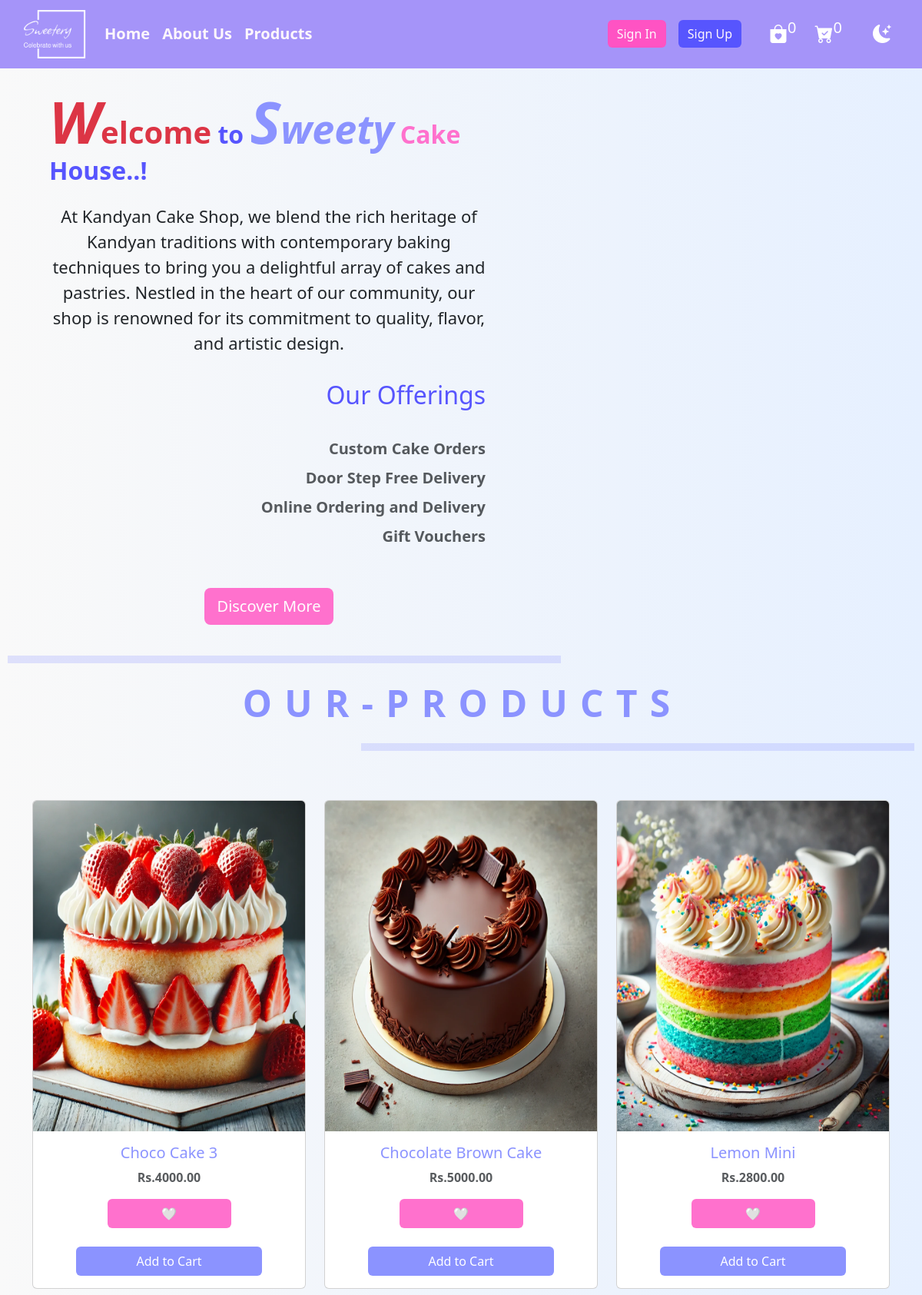
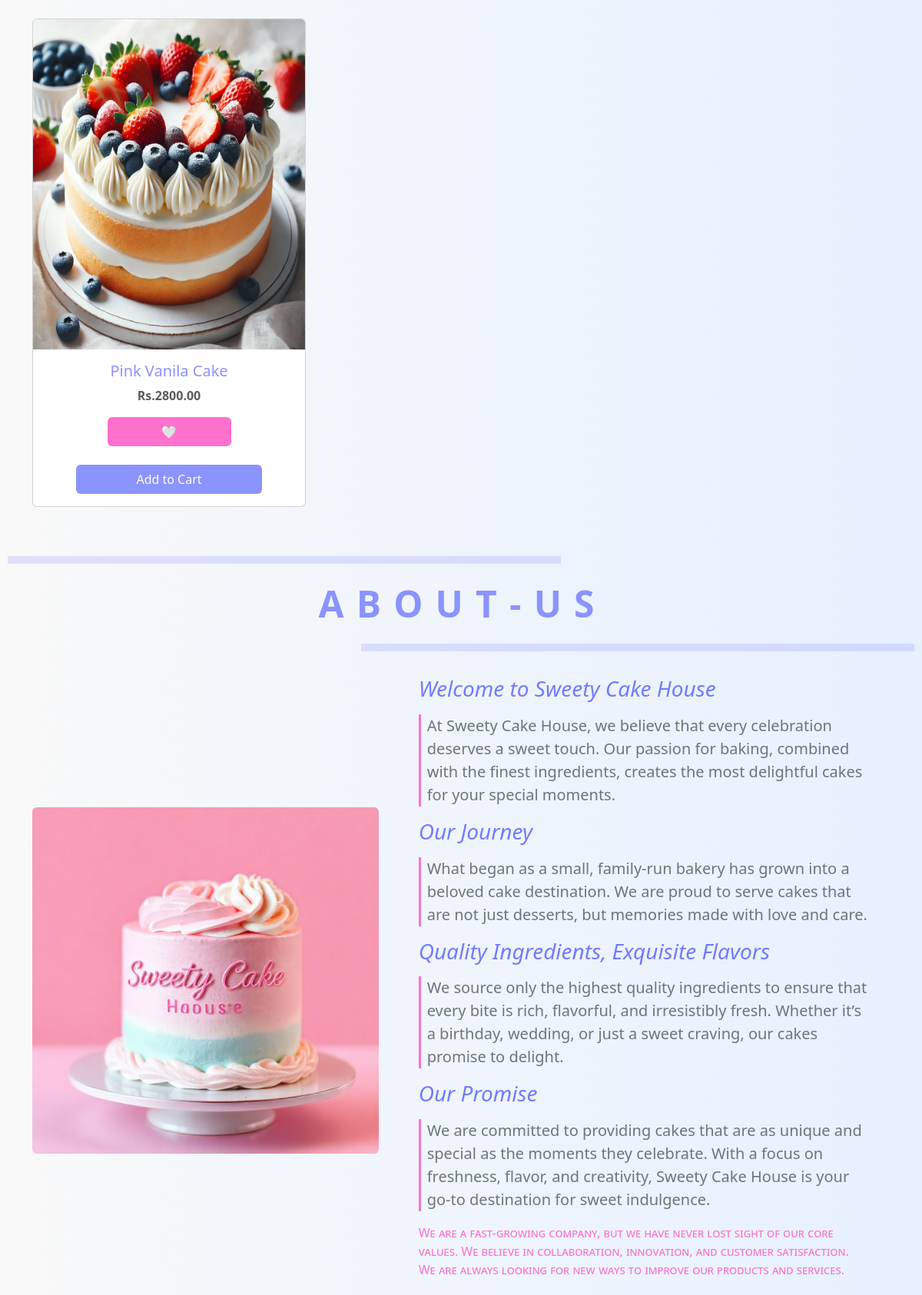
The page / (upper part) on the database its author committed (2 pictures, top to bottom).
### tables this page shows
CREATE TABLE `products` (
  `category_id` int DEFAULT NULL,
  `details` varchar(200) NOT NULL DEFAULT 'Sweet cake for celebrate your moments',
  `id` int NOT NULL AUTO_INCREMENT,
  `image` varchar(200) NOT NULL,
  `name` varchar(200) NOT NULL,
  `price` int NOT NULL,
  PRIMARY KEY (`id`) USING BTREE
);

### index.php (the view, shortened to what this page needs)
<?php
@include '../includes/db.php';
?>
<!doctype html>
 <html lang="en" class="data-bs-theme">
  <head>
    <link rel="stylesheet" href="./css/nav.css">
    <link rel="stylesheet" href="./css/darkmode.css">
    <link rel="stylesheet" href="./css/index.css">
    <link rel="stylesheet" href="./css/footer.css">
    <link rel="stylesheet" href="./css/navigation.css">
    <link href="https://cdn.jsdelivr.net/npm/bootstrap@5.3.3/dist/css/bootstrap.min.css" rel="stylesheet">
    <link rel="stylesheet" href="https://cdn.jsdelivr.net/npm/bootstrap-icons@1.11.3/font/bootstrap-icons.min.css">
    <link rel="stylesheet" href="https://cdnjs.cloudflare.com/ajax/libs/font-awesome/5.15.4/css/all.min.css">
</head>
<body>
    <nav class="navbar navbar-expand-lg" id="nav">
      <div class="main-con container-fluid">
        <span class="navbar-brand d-flex gap-2 text-white">
        <img src="./assest/img/logo-w.png" alt="" class="img-fluid" width="100px" height="20px">
        </span>
        <div class="list collapse navbar-collapse justify-content-between" id="navbarText">
          <ul class="navbar-nav me-auto mb-2 mb-lg-0">
            <li class="nav-item">
              <a class="nav-link menu_item" href="#nav">Home</a>
            </li>
            <li class="nav-item">
              <a class="nav-link menu_item" href="#aboutus">About Us</a>
            </li>
            <li class="nav-item">
              <a class="nav-link menu_item" href="#products">Products</a>
            </li>
          </ul>
          <div class="btn_section">
            <ul class="navbar-nav me-auto mb-2 mb-lg-0">
              <li class="nav-item">
                <a class="nav-link active b_login_a" aria-current="page" href="#login"><button class="btn b_signin b_login btn-md border border-0">Sign In</button></a>
              </li>
              <li class="nav-item">
                <a class="nav-link" href="#register"><button class="btn b_signup b_register btn-md border border-0">Sign Up</button></a>
              </li>
            </ul>
          </div>
          <div class="d-flex ms-3 cart_and_wishlist">
           <a href="#login"> <button class="btn border-0 text-center wish_btn b_loginfirts" href="#login">
              <i class="bi bi-bag-heart-fill text-white fs-4"></i><sup class="fs-5 text-white">0</sup>
            </button>
          </a>
           <a href="#login"><button class="btn border-0 text-center cart_btn b_loginfirts">
            <i class="bi bi-cart-check-fill text-white fs-4"></i><sup class="fs-5 text-white">0</sup>
          </button>
        </a>
          </div>
          <div onclick="activeDarkMode()" class="d_mode">
            <button
              class="btn btn-outline-primary mx-3 text-center"
              id="switch-mode">
              <i class="bi bi-moon-stars-fill text-white fs-4"></i>
            </button>
          </div>
        </div>
      </div>
    </nav>
  <section id="content" class="">
    <div class="welcome_section container-fluid text-center">
      <div class="row text-center">
      <div class="satatements col-12 col col col-lg-7 px-5 py-2 text-center align-items-center justify-content-center">
        <h2 class="m-2 p-2 fw-bold shopname"><span class="fs-1 greeting"><span class="title_l1">W</span>elcome</span> to <span class="title_w1"><span class="title_l1">S</span>weety</span> <span class="title_w2">Cake</span> <span class="title_w3">House</span>..!</h2>
        <p class="my-2 p-2 discription">
          At Kandyan Cake Shop, we blend the rich heritage of Kandyan traditions with contemporary baking techniques to bring you a delightful array of cakes and pastries. Nestled in the heart of our community, our shop is renowned for its commitment to quality, flavor, and artistic design.
        </p>
        <h3 class="m-1 p-3 fs-2">Our Offerings</h3>
        <div class="offerings">
        <ul class="m-2 p-2 fs-5">
          <li class="p-1">Custom Cake Orders</li>
          <li class="p-1">Door Step Free Delivery</li>
          <li class="p-1">Online Ordering and Delivery</li>
          <li class="p-1">Gift Vouchers</li>
        </ul>
        </div>
        <div class="show_btn p-3 mt-4">
          <a href="#login"><button class="btn btn-lg text-white b_login">Discover More</button></a>
        </div>
      </div>
      <div class="image col col-sm col-md col-lg-5 text-center align-items-start d-flex blur_load">
      </div>
    </div>
    </div>
  </section>
  <section id="products" class="products">
      <div class="topic_product">
        <hr width="60%" class="top_hr">
        <span class="key">O</span>
        <span class="key">U</span>
        <span class="key">R</span>
        <span class="key">-</span>
        <span class="key">P</span>
        <span class="key">R</span>
        <span class="key">O</span>
        <span class="key">D</span>
        <span class="key">U</span>
        <span class="key">C</span>
        <span class="key">T</span>
        <span class="key">S</span>
        <hr width="60%" class="down_hr">
      </div>
 <div class="container my-5">
    <div class="row">
        <?php
$select_products = mysqli_query($conn, "SELECT * FROM `products` LIMIT 9") or die('query failed');
if (mysqli_num_rows($select_products) > 0) {
    while ($fetch_products = mysqli_fetch_assoc($select_products)) {
?>
<div class="col-md-4">
    <div class="card my-3">
            <img src="uploaded_img/<?php echo $fetch_products['image']; ?>" class="card-img-top" alt="Product Image">
            <div class="card-body text-center">
            <h5 class="card-title"><?php echo $fetch_products['name']; ?></h5>
            <p class="card-text text-muted"><strong>Rs.<?php echo $fetch_products['price']; ?>.00</strong></p>
            <a href="#login" class="btn btn_wish b_loginfirts w-50">&#129293;</a> <br><br>
            <a href="#login" class="btn btn_cart b_loginfirts w-75">Add to Cart</a>
        </div>
    </div>
</div>
<?php
    }
} else {
    echo '<div class="container noproducts_msg py-2 my-2">
    <p class="text-center text-muted m-3 fs-5">No products added yet!</p>
    </div>';
}
?>
      </div>
  </div>
</section>
 <section id="aboutus" class="about_us">
  <div class="topic_aboutus">
    <hr width="60%" class="top_hr">
    <span class="key">A</span>
    <span class="key">B</span>
    <span class="key">O</span>
    <span class="key">U</span>
    <span class="key">T</span>
    <span class="key">-</span>
    <span class="key">U</span>
    <span class="key">S</span>
    <hr width="60%" class="down_hr">
  </div>
  <div class="container about_content py-3">
    <div class="row gy-3 gy-md-4 gy-lg-0 align-items-lg-center">
      <div class="col-12 col-lg-6 col-xl-5">
        <img class="img-fluid rounded" loading="lazy" src="./assest/img/about_cake.png" alt="About 1">
      </div>
      <div class="col-12 col-lg-6 col-xl-7">
        <div class="row justify-content-xl-center">
          <div class="col-12 col-xl-11">
            <h3 class="mb-3">Welcome to Sweety Cake House</h3>
            <p class="lead topic_msg fs-5 text-secondary mb-3 ps-2">At Sweety Cake House, we believe that every celebration deserves a sweet touch. Our passion for baking, combined with the finest ingredients, creates the most delightful cakes for your special moments.</p>
            <h3 class="mb-3">Our Journey</h3>
            <p class="lead topic_msg fs-5 text-secondary mb-3 ps-2">What began as a small, family-run bakery has grown into a beloved cake destination. We are proud to serve cakes that are not just desserts, but memories made with love and care.</p>
            <h3 class="mb-3">Quality Ingredients, Exquisite Flavors</h3>
            <p class="lead topic_msg fs-5 text-secondary mb-3 ps-2">We source only the highest quality ingredients to ensure that every bite is rich, flavorful, and irresistibly fresh. Whether it’s a birthday, wedding, or just a sweet craving, our cakes promise to delight.</p>
            <h3 class="mb-3">Our Promise</h3>
            <p class="lead topic_msg fs-5 text-secondary mb-3 ps-2">We are committed to providing cakes that are as unique and special as the moments they celebrate. With a focus on freshness, flavor, and creativity, Sweety Cake House is your go-to destination for sweet indulgence.</p>
            <p class="mb-2 cover_msg">We are a fast-growing company, but we have never lost sight of our core values. We believe in collaboration, innovation, and customer satisfaction. We are always looking for new ways to improve our products and services.</p>
          </div>
        </div>
      </div>
    </div>
  </div>
 </section>
  </body>
</html>

### css/nav.css (style rules this page uses)
nav { background-color: #A594F9; }
nav .list ul .menu_item { font-weight: bold; font-size: 20px; color: #FFF7FC !important; position: relative; }
nav .list ul .menu_item::after { position: absolute; content: ""; background-color: #ff93d8; bottom: 0; left: 0; width: 0%; height: 5%; transition: width 0.3s ease-in; }
nav .btn_section .b_signin { color: #FFF7FC; background-color: #ff53c3; }
nav .btn_section .b_signup { color: #FFF7FC; background-color: #5755FE; }
nav .d_mode button { border: none; }

### css/index.css (style rules this page uses)
* { list-style-type: none; }
body { background: linear-gradient(to right, #f9f9f9, #e6f0ff); }
.welcome_section h2 .greeting { color: #dc3545; }
.welcome_section h2 .title_w1 { color: #8B93FF; font-size: 52px; font-style: italic; font-weight: bold; }
.welcome_section h2 .title_l1 { font-size: 75px; font-style: italic; font-weight: bold; }
.welcome_section h2 .title_w2 { color: #FF71CD; }
.welcome_section h2 .title_w3 { color: #5755FE; }
.welcome_section p { font-size: 22px; font-weight: 350; }
.welcome_section h3 { color: #5755FE; font-weight: 300; text-align: end; }
.welcome_section h2 { color: #5755FE; font-weight: 400; text-align: start; }
.welcome_section .offerings { text-align: end; }
.welcome_section .offerings ul { opacity: 75%; border-radius: 20px; text-align: end; align-items: center; }
.welcome_section .offerings li { font-weight: bold; }
.welcome_section .show_btn { text-align: center; }
.welcome_section .show_btn button { background-color: #FF71CD; }
.products .topic_product { font-size: 16px; text-align: center; color: #8B93FF; }
.products .topic_product .top_hr { border: 5px solid; margin-left: 10px; }
.products .topic_product .down_hr { margin-left: auto; border: 5px solid; margin-right: 10px; }
.products .topic_product .key { font-size: 4vw; display: inline-block; letter-spacing: 1vw; transition: transform 0.2s; font-weight: bold; }
.products .topic_product .key:nth-child(2) { animation: pressDown2 3s infinite; }
.products .topic_product .key:nth-child(3) { animation: pressDown3 4s infinite; }
.products .topic_product .key:nth-child(4) { animation: pressDown4 2.5s infinite; }
.products .topic_product .key:nth-child(5) { animation: pressDown5 2.5s infinite; }
.products .topic_product .key:nth-child(6) { animation: pressDown6 3.5s infinite; }
.products .topic_product .key:nth-child(7) { animation: pressDown7 2.2s infinite; }
.products .topic_product .key:nth-child(8) { animation: pressDown8 3.2s infinite; }
.products .topic_product .key:nth-child(9) { animation: pressDown9 2.2s infinite; }
.products .topic_product .key:nth-child(10) { animation: pressDown10 3.5s infinite; }
.products .topic_product .key:nth-child(11) { animation: pressDown11 2.5s infinite; }
.products .topic_product .key:nth-child(12) { animation: pressDown12 3.5s infinite; }
.products .card { background: linear-gradient(to right #fea8e0); }
.products .card img { height: 430px; }
.products .card .card-body h5 { color: #8B93FF; }
.products .card .card-body .btn_wish { background-color: #FF71CD; color: white; }
.products .card .card-body .btn_cart { background-color: #8B93FF; color: white; }
.about_us .topic_aboutus { font-size: 16px; text-align: center; color: #8B93FF; }
.about_us .topic_aboutus .top_hr { border: 5px solid; margin-left: 10px; }
.about_us .topic_aboutus .down_hr { margin-left: auto; border: 5px solid; margin-right: 10px; }
.about_us .topic_aboutus .key { font-size: 4vw; display: inline-block; letter-spacing: 1vw; transition: transform 0.2s; font-weight: bold; }
.about_us .topic_aboutus .key:nth-child(2) { animation: pressDown2 3s infinite; }
.about_us .topic_aboutus .key:nth-child(3) { animation: pressDown3 4s infinite; }
.about_us .topic_aboutus .key:nth-child(4) { animation: pressDown4 2.5s infinite; }
.about_us .topic_aboutus .key:nth-child(5) { animation: pressDown5 2.5s infinite; }
.about_us .topic_aboutus .key:nth-child(6) { animation: pressDown6 3.5s infinite; }
.about_us .topic_aboutus .key:nth-child(7) { animation: pressDown7 2.2s infinite; }
.about_us .topic_aboutus .key:nth-child(8) { animation: pressDown8 2.2s infinite; }
.about_us .about_content h3 { color: #727bff; font-style: italic; }
.about_us .about_content .cover_msg { color: #FF71CD; font-weight: 500; font-variant: small-caps; }
.about_us .about_content .topic_msg { border-left: 3px solid #FF71CD; }

### rows shown on the page
products: image (picture), name "Choco Cake 3", price "4000"
products: image (picture), name "Chocolate Brown Cake", price "5000"
products: image (picture), name "Lemon Mini", price "2800"
products: image (picture), name "Pink Vanila Cake", price "2800"
